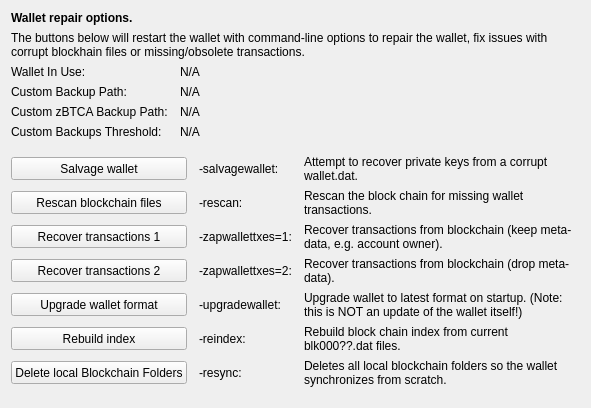
     <widget class="QWidget" name="tab_repair">
      <attribute name="title">
       <string>&amp;Wallet Repair</string>
      </attribute>
      <layout class="QGridLayout" name="gridLayout_4" columnstretch="0,0,0,0">
       <property name="horizontalSpacing">
        <number>12</number>
       </property>
       <item row="0" column="0" colspan="4">
        <widget class="QLabel" name="label_repair_header">
         <property name="font">
          <font>
           <weight>75</weight>
           <bold>true</bold>
          </font>
         </property>
         <property name="text">
          <string>Wallet repair options.</string>
         </property>
        </widget>
       </item>
       <item row="1" column="0" colspan="4">
        <widget class="QLabel" name="label_repair_helptext">
         <property name="font">
          <font>
           <weight>50</weight>
           <bold>false</bold>
          </font>
         </property>
         <property name="text">
          <string>The buttons below will restart the wallet with command-line options to repair the wallet, fix issues with corrupt blockhain files or missing/obsolete transactions.</string>
         </property>
         <property name="wordWrap">
          <bool>true</bool>
         </property>
        </widget>
       </item>
       <item row="2" column="0">
        <widget class="QLabel" name="wallet_path_label">
         <property name="text">
          <string>Wallet In Use:</string>
         </property>
        </widget>
       </item>
       <item row="2" column="1" colspan="3">
        <widget class="QLabel" name="wallet_path">
         <property name="cursor">
          <cursorShape>IBeamCursor</cursorShape>
         </property>
         <property name="text">
          <string>N/A</string>
         </property>
         <property name="textFormat">
          <enum>Qt::PlainText</enum>
         </property>
         <property name="textInteractionFlags">
          <set>Qt::LinksAccessibleByMouse|Qt::TextSelectableByKeyboard|Qt::TextSelectableByMouse</set>
         </property>
        </widget>
       </item>
       <item row="3" column="0">
        <widget class="QLabel" name="wallet_custombackuppath_label">
         <property name="visible">
          <bool>false</bool>
         </property>
         <property name="text">
          <string>Custom Backup Path:</string>
         </property>
        </widget>
       </item>
       <item row="3" column="1" colspan="3">
        <widget class="QLabel" name="wallet_custombackuppath">
         <property name="cursor">
          <cursorShape>IBeamCursor</cursorShape>
         </property>
         <property name="visible">
          <bool>false</bool>
         </property>
         <property name="text">
          <string>N/A</string>
         </property>
         <property name="textFormat">
          <enum>Qt::PlainText</enum>
         </property>
         <property name="textInteractionFlags">
          <set>Qt::LinksAccessibleByMouse|Qt::TextSelectableByKeyboard|Qt::TextSelectableByMouse</set>
         </property>
        </widget>
       </item>
       <item row="4" column="0">
        <widget class="QLabel" name="wallet_customzpivbackuppath_label">
         <property name="visible">
          <bool>false</bool>
         </property>
         <property name="text">
          <string>Custom zBTCA Backup Path:</string>
         </property>
        </widget>
       </item>
       <item row="4" column="1" colspan="3">
        <widget class="QLabel" name="wallet_customzpivbackuppath">
         <property name="cursor">
          <cursorShape>IBeamCursor</cursorShape>
         </property>
         <property name="visible">
          <bool>false</bool>
         </property>
         <property name="text">
          <string>N/A</string>
         </property>
         <property name="textFormat">
          <enum>Qt::PlainText</enum>
         </property>
         <property name="textInteractionFlags">
          <set>Qt::LinksAccessibleByMouse|Qt::TextSelectableByKeyboard|Qt::TextSelectableByMouse</set>
         </property>
        </widget>
       </item>
       <item row="5" column="0">
        <widget class="QLabel" name="wallet_custombackupthreshold_label">
         <property name="visible">
          <bool>false</bool>
         </property>
         <property name="text">
          <string>Custom Backups Threshold:</string>
         </property>
        </widget>
       </item>
       <item row="5" column="1" colspan="3">
        <widget class="QLabel" name="wallet_custombackupthreshold">
         <property name="cursor">
          <cursorShape>IBeamCursor</cursorShape>
         </property>
         <property name="visible">
          <bool>false</bool>
         </property>
         <property name="text">
          <string>N/A</string>
         </property>
         <property name="textFormat">
          <enum>Qt::PlainText</enum>
         </property>
         <property name="textInteractionFlags">
          <set>Qt::LinksAccessibleByMouse|Qt::TextSelectableByKeyboard|Qt::TextSelectableByMouse</set>
         </property>
        </widget>
       </item>
       <item row="6" column="0">
        <spacer name="verticalSpacer_repair1">
         <property name="orientation">
          <enum>Qt::Vertical</enum>
         </property>
         <property name="sizeHint" stdset="0">
          <size>
           <width>10</width>
           <height>10</height>
          </size>
         </property>
        </spacer>
       </item>
       <item row="7" column="0" colspan="2">
        <widget class="QPushButton" name="btn_salvagewallet">
         <property name="minimumSize">
          <size>
           <width>100</width>
           <height>23</height>
          </size>
         </property>
         <property name="text">
          <string>Salvage wallet</string>
         </property>
        </widget>
       </item>
       <item row="7" column="2">
        <widget class="QLabel" name="label_repair_salvage_command">
         <property name="text">
          <string notr="true">-salvagewallet:</string>
         </property>
        </widget>
       </item>
       <item row="7" column="3">
        <widget class="QLabel" name="label_repair_salvage">
         <property name="text">
          <string>Attempt to recover private keys from a corrupt wallet.dat.</string>
         </property>
         <property name="wordWrap">
          <bool>true</bool>
         </property>
        </widget>
       </item>
       <item row="8" column="0" colspan="2">
        <widget class="QPushButton" name="btn_rescan">
         <property name="minimumSize">
          <size>
           <width>100</width>
           <height>23</height>
          </size>
         </property>
         <property name="text">
          <string>Rescan blockchain files</string>
         </property>
        </widget>
       </item>
       <item row="8" column="2">
        <widget class="QLabel" name="label_repair_rescan_command">
         <property name="text">
          <string notr="true">-rescan:</string>
         </property>
        </widget>
       </item>
       <item row="8" column="3">
        <widget class="QLabel" name="label_repair_rescan">
         <property name="text">
          <string>Rescan the block chain for missing wallet transactions.</string>
         </property>
         <property name="wordWrap">
          <bool>true</bool>
         </property>
        </widget>
       </item>
       <item row="9" column="0" colspan="2">
        <widget class="QPushButton" name="btn_zapwallettxes1">
         <property name="minimumSize">
          <size>
           <width>100</width>
           <height>23</height>
          </size>
         </property>
         <property name="text">
          <string>Recover transactions 1</string>
         </property>
        </widget>
       </item>
       <item row="9" column="2">
        <widget class="QLabel" name="label_repair_zap1_command">
         <property name="text">
          <string notr="true">-zapwallettxes=1:</string>
         </property>
        </widget>
       </item>
       <item row="9" column="3">
        <widget class="QLabel" name="label_repair_zap1">
         <property name="text">
          <string>Recover transactions from blockchain (keep meta-data, e.g. account owner).</string>
         </property>
         <property name="wordWrap">
          <bool>true</bool>
         </property>
        </widget>
       </item>
       <item row="10" column="0" colspan="2">
        <widget class="QPushButton" name="btn_zapwallettxes2">
         <property name="minimumSize">
          <size>
           <width>100</width>
           <height>23</height>
          </size>
         </property>
         <property name="text">
          <string>Recover transactions 2</string>
         </property>
        </widget>
       </item>
       <item row="10" column="2">
        <widget class="QLabel" name="label_repair_zap2_command">
         <property name="text">
          <string notr="true">-zapwallettxes=2:</string>
         </property>
        </widget>
       </item>
       <item row="10" column="3">
        <widget class="QLabel" name="label_repair_zap2">
         <property name="text">
          <string>Recover transactions from blockchain (drop meta-data).</string>
         </property>
         <property name="wordWrap">
          <bool>true</bool>
         </property>
        </widget>
       </item>
       <item row="11" column="0" colspan="2">
        <widget class="QPushButton" name="btn_upgradewallet">
         <property name="minimumSize">
          <size>
           <width>100</width>
           <height>23</height>
          </size>
         </property>
         <property name="text">
          <string>Upgrade wallet format</string>
         </property>
        </widget>
       </item>
       <item row="11" column="2">
        <widget class="QLabel" name="label_repair_upgrade_command">
         <property name="text">
          <string notr="true">-upgradewallet:</string>
         </property>
        </widget>
       </item>
       <item row="11" column="3">
        <widget class="QLabel" name="label_repair_upgrade">
         <property name="text">
          <string>Upgrade wallet to latest format on startup. (Note: this is NOT an update of the wallet itself!)</string>
         </property>
         <property name="wordWrap">
          <bool>true</bool>
         </property>
        </widget>
       </item>
       <item row="12" column="0" colspan="2">
        <widget class="QPushButton" name="btn_reindex">
         <property name="minimumSize">
          <size>
           <width>100</width>
           <height>23</height>
          </size>
         </property>
         <property name="text">
          <string>Rebuild index</string>
         </property>
        </widget>
       </item>
       <item row="12" column="2">
        <widget class="QLabel" name="label_repair_reindex_command">
         <property name="text">
          <string notr="true">-reindex:</string>
         </property>
        </widget>
       </item>
       <item row="12" column="3">
        <widget class="QLabel" name="label_repair_reindex">
         <property name="text">
          <string>Rebuild block chain index from current blk000??.dat files.</string>
         </property>
         <property name="wordWrap">
          <bool>true</bool>
         </property>
        </widget>
       </item>
       <item row="13" column="0" colspan="2">
        <widget class="QPushButton" name="btn_resync">
         <property name="minimumSize">
          <size>
           <width>100</width>
           <height>23</height>
          </size>
         </property>
         <property name="text">
          <string>Delete local Blockchain Folders</string>
         </property>
        </widget>
       </item>
       <item row="13" column="2">
        <widget class="QLabel" name="label_repair_resync_command">
         <property name="text">
          <string>-resync:</string>
         </property>
        </widget>
       </item>
       <item row="13" column="3">
        <widget class="QLabel" name="label_repair_resync">
         <property name="text">
          <string>Deletes all local blockchain folders so the wallet synchronizes from scratch.</string>
         </property>
         <property name="wordWrap">
          <bool>true</bool>
         </property>
        </widget>
       </item>
       <item row="14" column="0">
        <spacer name="verticalSpacer_repair2">
         <property name="orientation">
          <enum>Qt::Vertical</enum>
         </property>
         <property name="sizeHint" stdset="0">
          <size>
           <width>20</width>
           <height>10</height>
          </size>
         </property>
        </spacer>
       </item>
      </layout>
     </widget>
